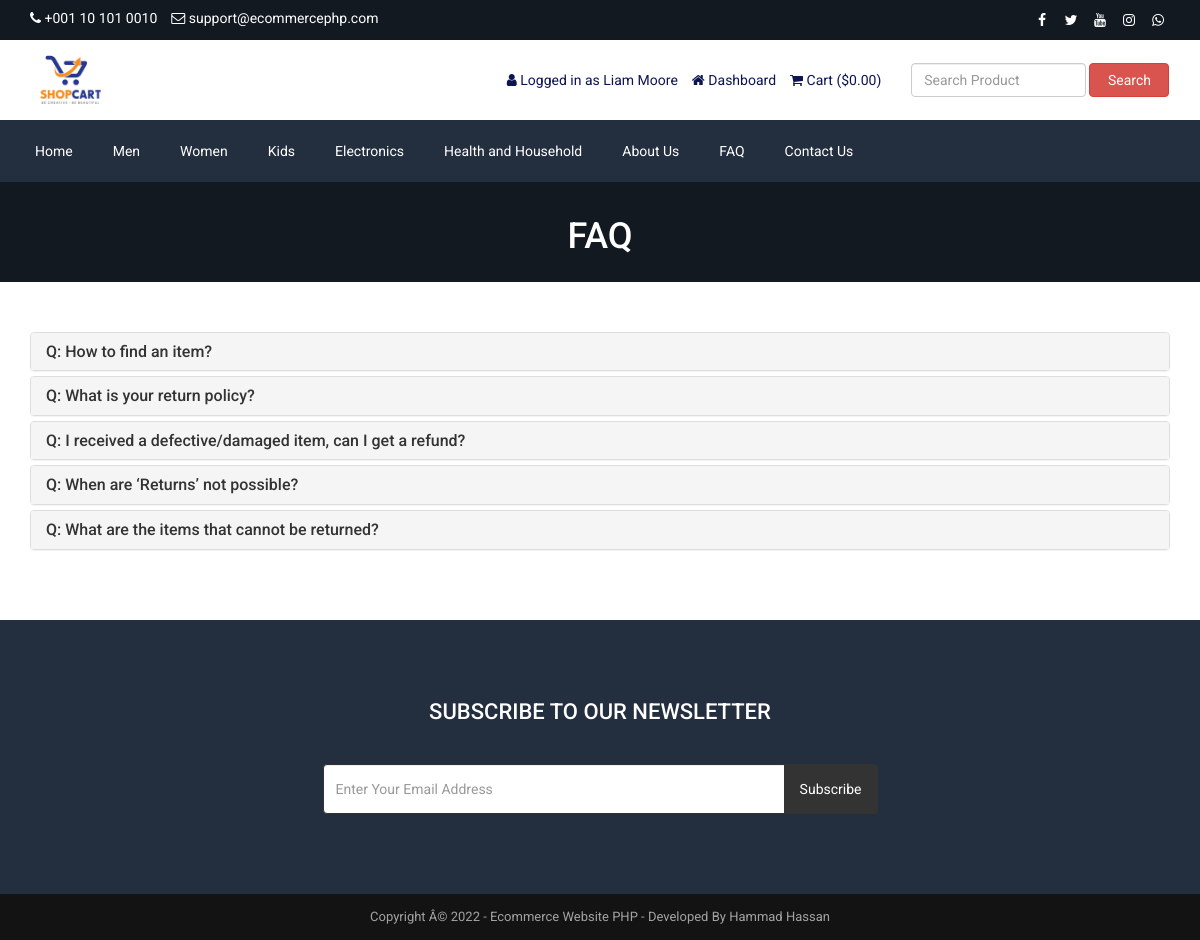
The page /faq.php (signed in) on the database its author committed.
### tables this page shows
CREATE TABLE `tbl_settings` (
  `id` int(11) NOT NULL,
  `logo` BLOB NOT NULL,
  `favicon` BLOB NOT NULL,
  `footer_about` text NOT NULL,
  `footer_copyright` text NOT NULL,
  `contact_address` text NOT NULL,
  `contact_email` varchar(255) NOT NULL,
  `contact_phone` varchar(255) NOT NULL,
  `contact_fax` varchar(255) NOT NULL,
  `contact_map_iframe` text NOT NULL,
  `receive_email` varchar(255) NOT NULL,
  `receive_email_subject` varchar(255) NOT NULL,
  `receive_email_thank_you_message` text NOT NULL,
  `forget_password_message` text NOT NULL,
  `total_recent_post_footer` int(10) NOT NULL,
  `total_popular_post_footer` int(10) NOT NULL,
  `total_recent_post_sidebar` int(11) NOT NULL,
  `total_popular_post_sidebar` int(11) NOT NULL,
  `total_featured_product_home` int(11) NOT NULL,
  `total_latest_product_home` int(11) NOT NULL,
  `total_popular_product_home` int(11) NOT NULL,
  `meta_title_home` text NOT NULL,
  `meta_keyword_home` text NOT NULL,
  `meta_description_home` text NOT NULL,
  `banner_login` BLOB NOT NULL,
  `banner_registration` BLOB NOT NULL,
  `banner_forget_password` BLOB NOT NULL,
  `banner_reset_password` BLOB NOT NULL,
  `banner_search` BLOB NOT NULL,
  `banner_cart` BLOB NOT NULL,
  `banner_checkout` BLOB NOT NULL,
  `banner_product_category` BLOB NOT NULL,
  `banner_blog` BLOB NOT NULL,
  `cta_title` varchar(255) NOT NULL,
  `cta_content` text NOT NULL,
  `cta_read_more_text` varchar(255) NOT NULL,
  `cta_read_more_url` varchar(255) NOT NULL,
  `cta_photo` BLOB NOT NULL,
  `featured_product_title` varchar(255) NOT NULL,
  `featured_product_subtitle` varchar(255) NOT NULL,
  `latest_product_title` varchar(255) NOT NULL,
  `latest_product_subtitle` varchar(255) NOT NULL,
  `popular_product_title` varchar(255) NOT NULL,
  `popular_product_subtitle` varchar(255) NOT NULL,
  `testimonial_title` varchar(255) NOT NULL,
  `testimonial_subtitle` varchar(255) NOT NULL,
  `testimonial_photo` BLOB NOT NULL,
  `blog_title` varchar(255) NOT NULL,
  `blog_subtitle` varchar(255) NOT NULL,
  `newsletter_text` text NOT NULL,
  `paypal_email` varchar(255) NOT NULL,
  `stripe_public_key` varchar(255) NOT NULL,
  `stripe_secret_key` varchar(255) NOT NULL,
  `bank_detail` text NOT NULL,
  `before_head` text NOT NULL,
  `after_body` text NOT NULL,
  `before_body` text NOT NULL,
  `home_service_on_off` int(11) NOT NULL,
  `home_welcome_on_off` int(11) NOT NULL,
  `home_featured_product_on_off` int(11) NOT NULL,
  `home_latest_product_on_off` int(11) NOT NULL,
  `home_popular_product_on_off` int(11) NOT NULL,
  `home_testimonial_on_off` int(11) NOT NULL,
  `home_blog_on_off` int(11) NOT NULL,
  `newsletter_on_off` int(11) NOT NULL,
  `ads_above_welcome_on_off` int(1) NOT NULL,
  `ads_above_featured_product_on_off` int(1) NOT NULL,
  `ads_above_latest_product_on_off` int(1) NOT NULL,
  `ads_above_popular_product_on_off` int(1) NOT NULL,
  `ads_above_testimonial_on_off` int(1) NOT NULL,
  `ads_category_sidebar_on_off` int(1) NOT NULL
);

CREATE TABLE `tbl_social` (
  `social_id` int(11) NOT NULL,
  `social_name` varchar(30) NOT NULL,
  `social_url` varchar(255) NOT NULL,
  `social_icon` varchar(30) NOT NULL
);

CREATE TABLE `tbl_top_category` (
  `tcat_id` int(11) NOT NULL,
  `tcat_name` varchar(255) NOT NULL,
  `show_on_menu` int(1) NOT NULL
);

CREATE TABLE `tbl_page` (
  `id` int(11) NOT NULL,
  `about_title` varchar(255) NOT NULL,
  `about_content` text NOT NULL,
  `about_banner` varchar(255) NOT NULL,
  `about_meta_title` varchar(255) NOT NULL,
  `about_meta_keyword` text NOT NULL,
  `about_meta_description` text NOT NULL,
  `faq_title` varchar(255) NOT NULL,
  `faq_banner` varchar(255) NOT NULL,
  `faq_meta_title` varchar(255) NOT NULL,
  `faq_meta_keyword` text NOT NULL,
  `faq_meta_description` text NOT NULL,
  `blog_title` varchar(255) NOT NULL,
  `blog_banner` varchar(255) NOT NULL,
  `blog_meta_title` varchar(255) NOT NULL,
  `blog_meta_keyword` text NOT NULL,
  `blog_meta_description` text NOT NULL,
  `contact_title` varchar(255) NOT NULL,
  `contact_banner` varchar(255) NOT NULL,
  `contact_meta_title` varchar(255) NOT NULL,
  `contact_meta_keyword` text NOT NULL,
  `contact_meta_description` text NOT NULL,
  `pgallery_title` varchar(255) NOT NULL,
  `pgallery_banner` varchar(255) NOT NULL,
  `pgallery_meta_title` varchar(255) NOT NULL,
  `pgallery_meta_keyword` text NOT NULL,
  `pgallery_meta_description` text NOT NULL,
  `vgallery_title` varchar(255) NOT NULL,
  `vgallery_banner` varchar(255) NOT NULL,
  `vgallery_meta_title` varchar(255) NOT NULL,
  `vgallery_meta_keyword` text NOT NULL,
  `vgallery_meta_description` text NOT NULL
);

CREATE TABLE `tbl_faq` (
  `faq_id` int(11) NOT NULL,
  `faq_title` varchar(255) NOT NULL,
  `faq_content` text NOT NULL
);

### faq.php (the view, shortened to what this page needs)
<?php
require_once('header.php');
?>
<?php
$statement = $pdo->prepare("SELECT * FROM tbl_page WHERE id=1");
$statement->execute();
$result = $statement->fetchAll(PDO::FETCH_ASSOC);
foreach ($result as $row) {
    $faq_title = $row['faq_title'];
    $faq_banner = $row['faq_banner'];
}
?>
<div class="page-banner" style="background-image: url(assets/uploads/<?php echo $faq_banner; ?>);">
    <div class="inner">
        <h1><?php echo $faq_title; ?></h1>
    </div>
</div>
<div class="page">
    <div class="container">
        <div class="row">
            <div class="col-md-12">
                <div class="panel-group" id="faqAccordion">
                    <?php
                    $statement = $pdo->prepare("SELECT * FROM tbl_faq");
                    $statement->execute();
                    $result = $statement->fetchAll(PDO::FETCH_ASSOC);
                    foreach ($result as $row) {
                        ?>
                        <div class="panel panel-default">
                            <div class="panel-heading accordion-toggle question-toggle collapsed" data-toggle="collapse" data-parent="#faqAccordion" data-target="#question<?php echo $row['faq_id']; ?>">
                                <h4 class="panel-title">
                                    Q: <?php echo $row['faq_title']; ?>
                                </h4>
                            </div>
                        </div>
                        <?php
                    }
                    ?>
                </div>
            </div>
        </div>
    </div>
</div>
<?php require_once('footer.php'); ?>

### header.php (shortened to what this page needs)
<?php
include("admin/inc/config.php");
$statement = $pdo->prepare("SELECT * FROM tbl_settings WHERE id=1");
$statement->execute();
$result = $statement->fetchAll(PDO::FETCH_ASSOC);
foreach ($result as $row)
{
	$logo = $row['logo'];
	$contact_email = $row['contact_email'];
	$contact_phone = $row['contact_phone'];
}
?>
<!DOCTYPE html>
<html lang="en">
<head>
	<link rel="stylesheet" href="assets/css/bootstrap.min.css">
	<link rel="stylesheet" href="assets/css/font-awesome.min.css">
	<link rel="stylesheet" href="assets/css/owl.carousel.min.css">
	<link rel="stylesheet" href="assets/css/owl.theme.default.min.css">
	<link rel="stylesheet" href="assets/css/jquery.bxslider.min.css">
    <link rel="stylesheet" href="assets/css/magnific-popup.css">
    <link rel="stylesheet" href="assets/css/rating.css">
	<link rel="stylesheet" href="assets/css/spacing.css">
	<link rel="stylesheet" href="assets/css/bootstrap-touch-slider.css">
	<link rel="stylesheet" href="assets/css/animate.min.css">
	<link rel="stylesheet" href="assets/css/tree-menu.css">
	<link rel="stylesheet" href="assets/css/select2.min.css">
	<link rel="stylesheet" href="assets/css/main.css">
	<link rel="stylesheet" href="assets/css/responsive.css">
	<?php
	$statement = $pdo->prepare("SELECT * FROM tbl_page WHERE id=1");
	$statement->execute();
	$result = $statement->fetchAll(PDO::FETCH_ASSOC);
		?>
</head>
<body>
<div class="top">
	<div class="container">
		<div class="row">
			<div class="col-md-6 col-sm-6 col-xs-12">
				<div class="left">
					<ul><?php if (!empty ($contact_phone)) {?>
						<li><i class="fa fa-phone"></i> <?php echo $contact_phone; ?></li>
						<?php }?>
						<?php if (!empty ($contact_email)) {?>
						<li><i class="fa fa-envelope-o"></i> <?php echo $contact_email; ?></li>
					<?php }?>
					</ul>
				</div>
			</div>
			<div class="col-md-6 col-sm-6 col-xs-12">
				<div class="right">
					<ul>
						<?php
						$statement = $pdo->prepare("SELECT * FROM tbl_social");
						$statement->execute();
						$result = $statement->fetchAll(PDO::FETCH_ASSOC);
						foreach ($result as $row) {
							?>
							<?php if($row['social_url'] != ''): ?>
							<li><a href="<?php echo $row['social_url']; ?>"><i class="<?php echo $row['social_icon']; ?>"></i></a></li>
							<?php endif; ?>
							<?php
						}
						?>
					</ul>
				</div>
			</div>
		</div>
	</div>
</div>
<div class="header">
	<div class="container">
		<div class="row inner">
			<div class="col-md-4 logo">
				<a href="index.php"><img src="assets/uploads/<?php echo $logo; ?>" alt="logo image"></a>
			</div>
			<div class="col-md-5 right">
				<ul>
					<?php
					if(isset($_SESSION['customer'])) {
						?>
						<li><i class="fa fa-user"></i> <?php echo LANG_VALUE_13; ?> <?php echo $_SESSION['customer']['cust_name']; ?></li>
						<li><a href="dashboard.php"><i class="fa fa-home"></i> <?php echo LANG_VALUE_89; ?></a></li>
						<?php
					} else {
						?>
						<li><a href="login.php"><i class="fa fa-sign-in"></i> <?php echo LANG_VALUE_9; ?></a></li>
						<li><a href="registration.php"><i class="fa fa-user-plus"></i> <?php echo LANG_VALUE_15; ?></a></li>
						<?php
					}
					?>
					<li><a href="cart.php"><i class="fa fa-shopping-cart"></i> <?php echo LANG_VALUE_18; ?> (<?php echo LANG_VALUE_1; ?><?php
					if(isset($_SESSION['cart_p_id'])) {
						$table_total_price = 0;
						$i=0;
	                    foreach($_SESSION['cart_p_qty'] as $key => $value)
	                    {
	                        $i++;
	                        $arr_cart_p_qty[$i] = $value;
	                    }                    $i=0;
	                    foreach($_SESSION['cart_p_current_price'] as $key => $value)
	                    {
	                        $i++;
	                        $arr_cart_p_current_price[$i] = $value;
	                    }
	                    for($i=1;$i<=count($arr_cart_p_qty);$i++) {
	                    	$row_total_price = $arr_cart_p_current_price[$i]*$arr_cart_p_qty[$i];
	                        $table_total_price = $table_total_price + $row_total_price;
	                    }
						echo $table_total_price;
					} else {
						echo '0.00';
					}
					?>)</a></li>
				</ul>
			</div>
			<div class="col-md-3 search-area">
				<form class="navbar-form navbar-left" role="search" action="search-result.php" method="get">
					<div class="form-group">
						<input type="text" class="form-control search-top" placeholder="<?php echo LANG_VALUE_2; ?>" name="search_text">
					</div>
					<button type="submit" class="btn btn-danger"><?php echo LANG_VALUE_3; ?></button>
				</form>
			</div>
		</div>
	</div>
</div>
<div class="nav">
	<div class="container">
		<div class="row">
			<div class="col-md-12 pl_0 pr_0">
				<div class="menu-container">
					<div class="menu">
						<ul>
							<li><a href="index.php">Home</a></li>
							<?php
							$statement = $pdo->prepare("SELECT * FROM tbl_top_category WHERE show_on_menu=1");
							$statement->execute();
							$result = $statement->fetchAll(PDO::FETCH_ASSOC);
							foreach ($result as $row) {
								?>
								<li><a href="product-category.php?id=<?php echo $row['tcat_id']; ?>&type=top-category"><?php echo $row['tcat_name']; ?></a>
								</li>
								<?php
							}
							?>
							<?php
							$statement = $pdo->prepare("SELECT * FROM tbl_page WHERE id=1");
							$statement->execute();
							$result = $statement->fetchAll(PDO::FETCH_ASSOC);
							foreach ($result as $row) {
								$about_title = $row['about_title'];
								$faq_title = $row['faq_title'];
								$contact_title = $row['contact_title'];
							}
							?>
							<li><a href="about.php"><?php echo $about_title; ?></a></li>
							<li><a href="faq.php"><?php echo $faq_title; ?></a></li>
							<li><a href="contact.php"><?php echo $contact_title; ?></a></li>
						</ul>
					</div>
				</div>
			</div>
		</div>
	</div>
</div>

### footer.php (shortened to what this page needs)
<?php
$statement = $pdo->prepare("SELECT * FROM tbl_settings WHERE id=1");
$statement->execute();
$result = $statement->fetchAll(PDO::FETCH_ASSOC);
foreach ($result as $row)
{
	$footer_copyright = $row['footer_copyright'];
    $newsletter_on_off = $row['newsletter_on_off'];
}
?>
<?php if($newsletter_on_off == 1): ?>
<section class="home-newsletter">
	<div class="container">
		<div class="row">
			<div class="col-md-6 col-md-offset-3">
				<div class="single">
				<form action="" method="post">
					<h2><?php echo LANG_VALUE_93; ?></h2>
					<div class="input-group">
			        	<input type="email" class="form-control" placeholder="<?php echo LANG_VALUE_95; ?>" name="email_subscribe">
			         	<span class="input-group-btn">
			         	<button class="btn btn-theme" type="submit" name="form_subscribe"><?php echo LANG_VALUE_92; ?></button>
			         	</span>
			        </div>
				</div>
			</div>
		</div>
	</div>
</section>
<?php endif; ?>
<div class="footer-bottom">
	<div class="container">
		<div class="row">
			<div class="col-md-12 copyright">
				<?php if (!empty ($footer_copyright)) {?>
				<?php echo $footer_copyright; ?>
				<?php }?>
			</div>
		</div>
	</div>
</div>
</body>
</html>

### rows shown on the page
tbl_settings: contact_phone "+001 10 101 0010", contact_email "support@ecommercephp.com", logo (picture), footer_copyright "Copyright Â© 2022 - Ecommerce Website PHP - Developed By Hammad Hassan"
tbl_top_category: tcat_name "Men"
tbl_top_category: tcat_name "Women"
tbl_top_category: tcat_name "Kids"
tbl_top_category: tcat_name "Electronics"
tbl_top_category: tcat_name "Health and Household"
tbl_page: about_title "About Us", faq_title "FAQ", contact_title "Contact Us", faq_banner (picture)
tbl_faq: faq_title "How to find an item?"
tbl_faq: faq_title "What is your return policy?"
tbl_faq: faq_title "I received a defective/damaged item, can I get a refund?"
tbl_faq: faq_title "When are ‘Returns’ not possible?"
tbl_faq: faq_title "What are the items that cannot be returned?"

### other values the page prints
LANG_VALUE_13 "Logged in as"
$_SESSION['customer']['cust_name'] "Liam Moore"
LANG_VALUE_89 "Dashboard"
LANG_VALUE_18 "Cart"
LANG_VALUE_1 "$"
LANG_VALUE_3 "Search"
LANG_VALUE_93 "SUBSCRIBE TO OUR NEWSLETTER"
LANG_VALUE_92 "Subscribe"
